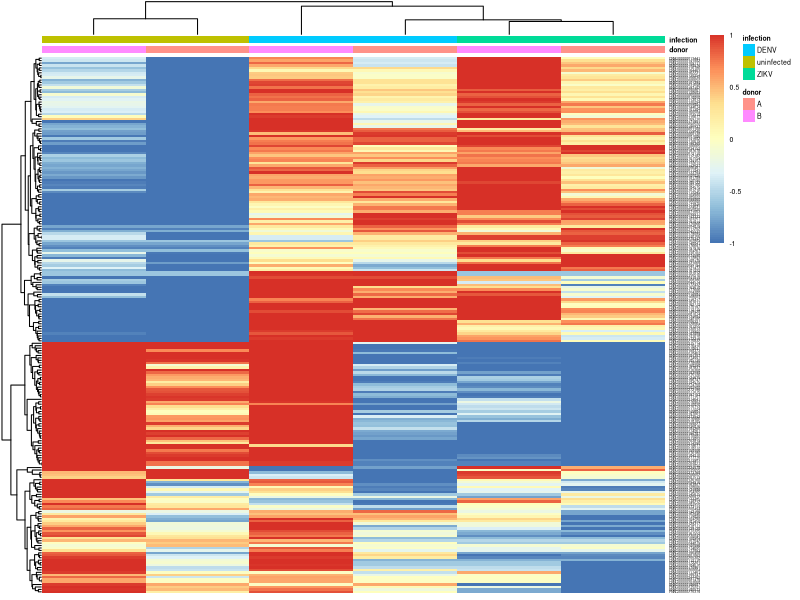

Source code (R):
library("pheatmap")
range <- 1
r_names <- c("Gene 1", "Gene 2", "Gene 3", "Gene 4", "Gene 5")
c_names <- c("Normal 1", "Normal 2", "Cancer 1", "Cancer 2")
dat <- read.table("final_gene_tpm.csv", header = TRUE, sep= ",")
donor_cols <- data.frame(donor = rep(c("B", "A"), 3), infection = rep(c("DENV", "ZIKV", "uninfected"), c(2,2,2)))
rownames(donor_cols) <- colnames(dat)
pheatmap(dat, breaks=seq(-range, range, length.out = 100), fontsize=5, fontsize_row = 2.45, annotation_col = donor_cols, show_rownames = TRUE, show_colnames = FALSE, treeheight_row = 25, treeheight_col = 20)
